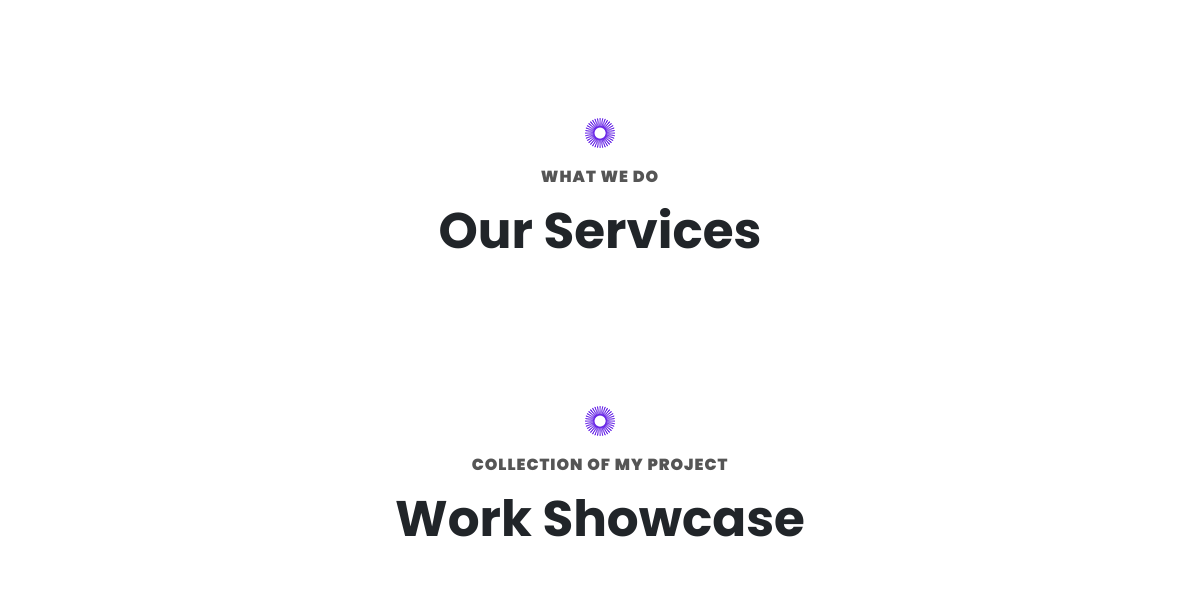
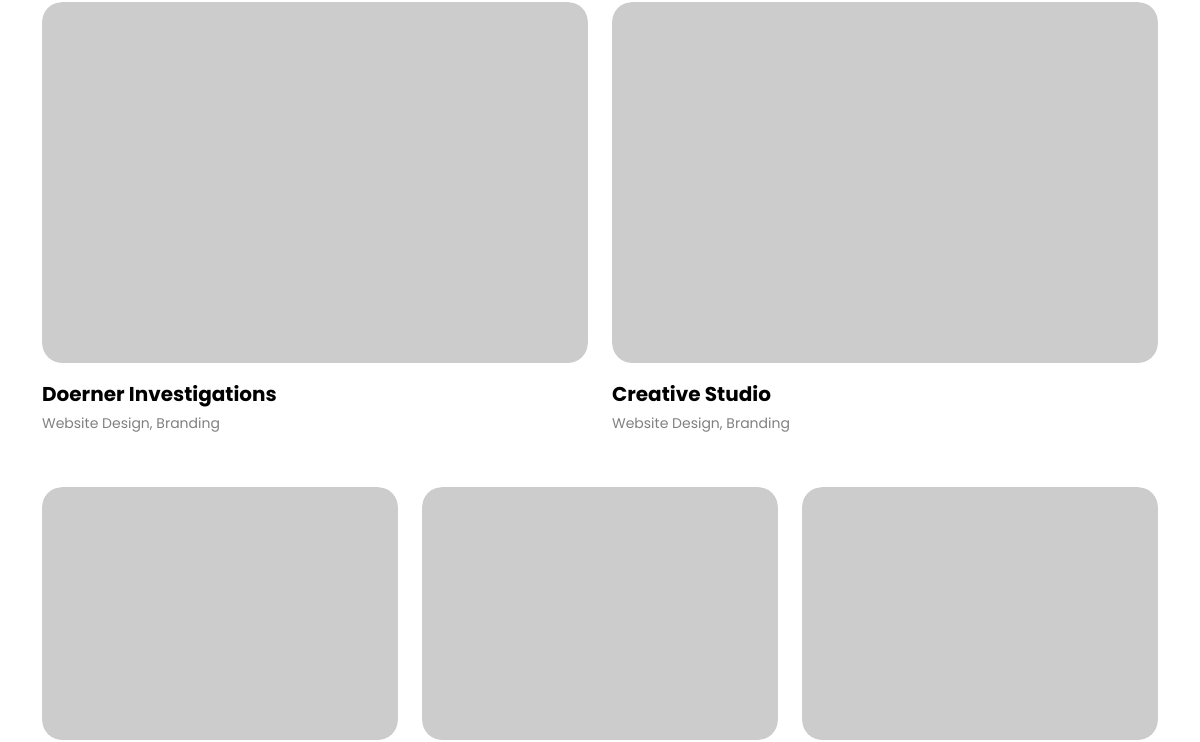
Before: / (middle part) with the older database file (2 pictures, top to bottom).
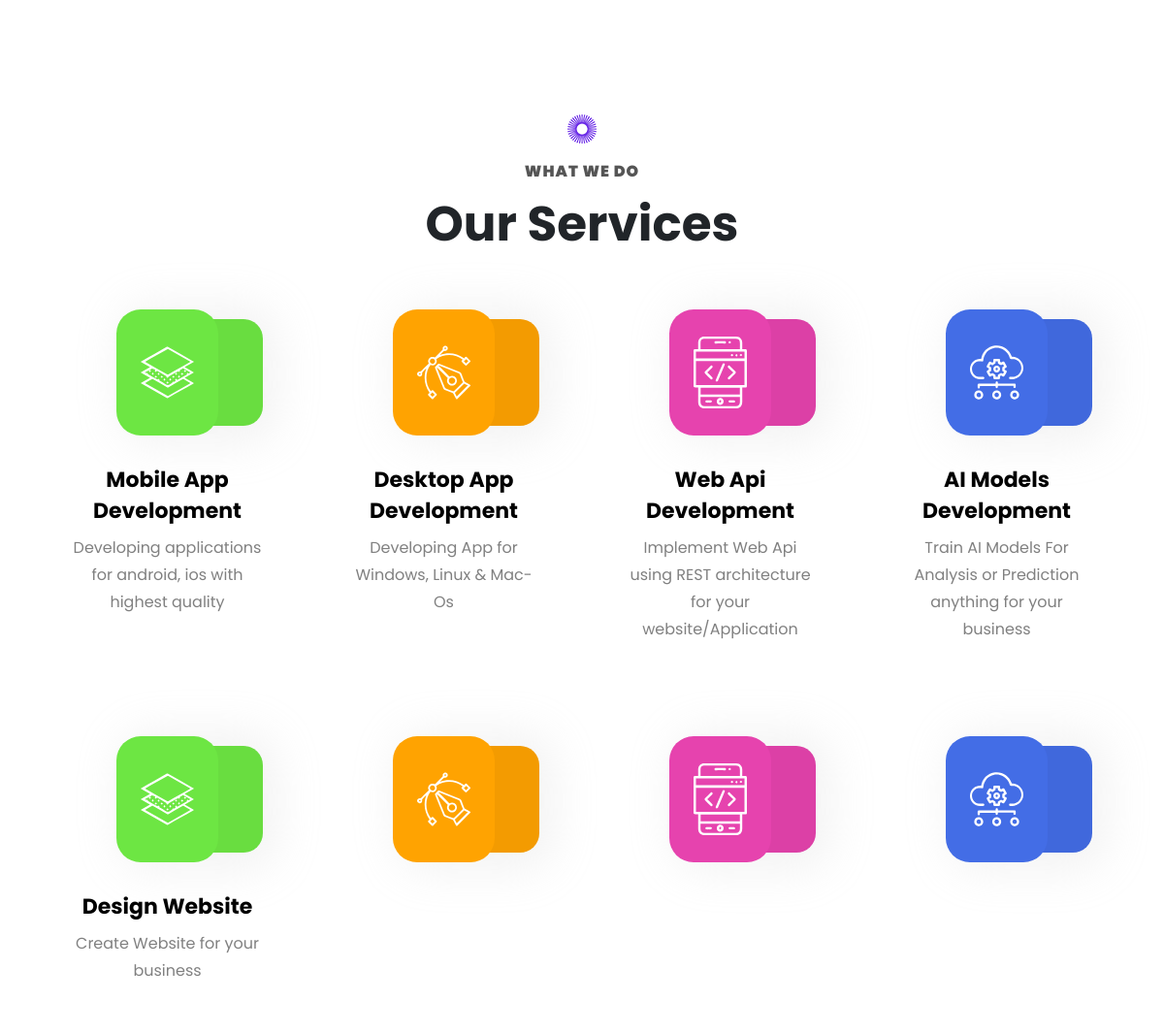
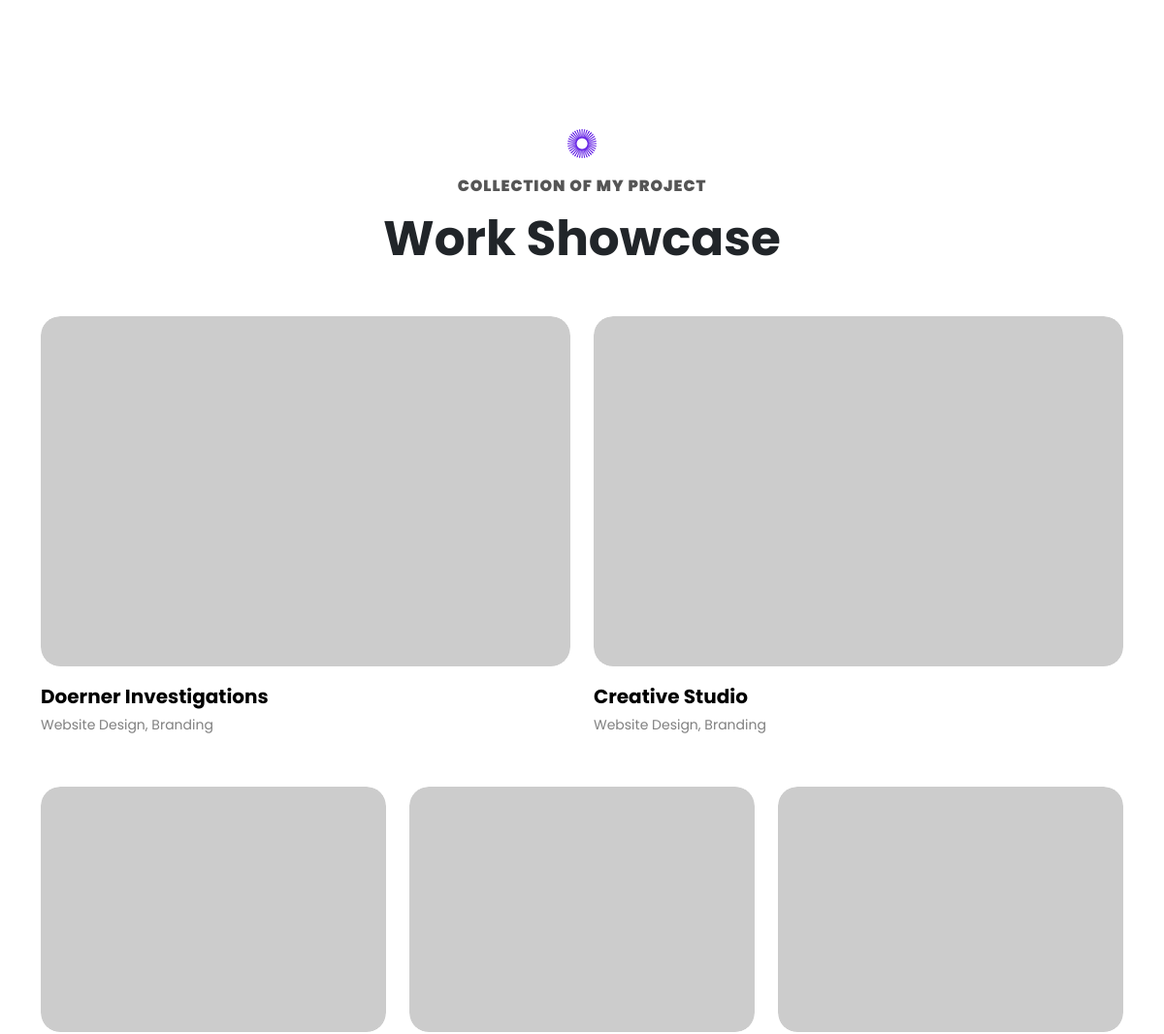
After: the same page with the newer database file (2 pictures, top to bottom).
### info_module/models.py (models this page shows, shortened)
class Services(models.Model):
    title = models.CharField(max_length=200, verbose_name="Title")
    short_description = models.TextField(verbose_name="Short Description")
    class Meta:
        db_table = "services"
        verbose_name = "Service"
        verbose_name_plural = "Services"

### info_module/views.py (the view, shortened to what this page needs)
# urls.py: path('', views.HomeView.as_view(), name="home")
class HomeView(View):
    def get(self, request: HttpRequest):
        info = MyInfo.objects.filter(is_active=True).first()
        services = divideList(obj_list=list(Services.objects.all()), division_to=4)
        context = {
            "info": info,
            "services": services,
        }
        return render(request=request, template_name='info_module/index-2.html', context=context)

### utils/services.py (called while the page is built)
def divideList(*, obj_list, division_to):
    result_list = []
    for i in range(0, len(obj_list), division_to):
        result_list.append(obj_list[i: i+division_to].copy())
    return result_list

### info_module/templates/info_module/index-2.html (shortened to what this page needs)
<!DOCTYPE html>
<html lang="zxx">
<head>
  {% include "includes/head.html" %}
</head>
<body class="menu-layer">
<section class="services two gap">
	{% include "includes/services.html" %}
</section>
<section class="my-project hom3 two gap no-top">
	<div class="container">
		<div class="hading" data-aos="fade-up"  data-aos-delay="200" data-aos-duration="300">
			<img alt="dots" src="static/img/dots.png">
			<p>Collection of my project</p>
			<h2>Work Showcase</h2>
		</div>
			<div class="row">
					<div class="col-lg-6 col-md-6" data-aos="fade-up"  data-aos-delay="200" data-aos-duration="300">
						<div class="portfolio-detail">
							<div class="portfolio-img hover06">
								<figure>
										<img alt="profile img" src="https://via.placeholder.com/586x387">
								</figure>
								  <a class="magic-hover magic-hover__square" href="portfolio-details-1.html">Doerner Investigations</a>
								  <p>Website Design, Branding</p>
							</div>
						</div>
					</div>
					<div class="col-lg-6 col-md-6" data-aos="fade-up"  data-aos-delay="300" data-aos-duration="400">
						<div class="portfolio-detail">
							<div class="portfolio-img hover06">
								<figure>
										<img alt="profile img" src="https://via.placeholder.com/586x387">
								</figure>
								  <a class="magic-hover magic-hover__square" href="portfolio-details-1.html">Creative Studio</a>
								  <p>Website Design, Branding</p>
							</div>
						</div>
					</div>
					<div class="col-lg-4 col-md-6" data-aos="fade-up"  data-aos-delay="500" data-aos-duration="600">
						<div class="portfolio-detail">
							<div class="portfolio-img hover06">
								<figure>
										<img alt="profile img" src="https://via.placeholder.com/366x261">
								</figure>
							</div>
						</div>
					</div>
					<div class="col-lg-4 col-md-6" data-aos="fade-up"  data-aos-delay="600" data-aos-duration="700">
						<div class="portfolio-detail">
							<div class="portfolio-img hover06">
								<figure>
										<img alt="profile img" src="https://via.placeholder.com/366x261">
								</figure>
							</div>
						</div>
					</div>
					<div class="col-lg-4 col-md-6" data-aos="fade-up"  data-aos-delay="200" data-aos-duration="300">
						<div class="portfolio-detail">
							<div class="portfolio-img hover06">
								<figure>
										<img alt="profile img" src="https://via.placeholder.com/366x261">
								</figure>
							</div>
						</div>
					</div>
			</div>
	  </div>
</section>
</body>

### info_module/templates/includes/head.html (shortened to what this page needs)
	<link href="https://cdn.jsdelivr.net/npm/bootstrap@5.2.0-beta1/dist/css/bootstrap.min.css" rel="stylesheet">
  <link rel="stylesheet" href="static/css/owl.carousel.min.css">
  <link rel="stylesheet" href="static/css/owl.theme.default.min.css">
  <link rel="stylesheet" href="static/css/slick-theme.css">
  <link rel="stylesheet" href="static/css/nice-select.css">
  <link rel="stylesheet" href="static/css/perfect-scrollbar.css">
  <link rel="stylesheet" href="static/css/aos.css">
  <link rel="stylesheet" href="static/css/magic-mouse.css">
  <link rel="stylesheet" href="static/css/simple-line-icons.css">
  <link rel="stylesheet" href="static/css/style.css">
  <link rel="stylesheet" href="static/css/responsive.css">
  <link rel="stylesheet" href="static/css/color.css">

### info_module/templates/includes/intro.html (shortened to what this page needs)
{% load thumbnail %}

### info_module/templates/includes/services.html (shortened to what this page needs)
<div class="container">
    <div class="hading" data-aos="fade-up"  data-aos-delay="200" data-aos-duration="300">
        <img alt="dots" src="static/img/dots.png">
        <p>What We Do</p>
        <h2>Our Services</h2>
    </div>
    <div class="row">
        {% for service_pack in services %}
        <div class="col-xl-3 col-lg-6 col-md-6 col-sm-12" data-aos="fade-up"  data-aos-delay="200" data-aos-duration="300">
          <div class="service-data one">
              <div class="svg-img">
              </div>
              <h5><a class="magic-hover magic-hover__square" href="services-details.html">{{service_pack.0.title}}</a></h5>
              <p>{{service_pack.0.short_description}}</p>
          </div>
      </div>
      <div class="col-xl-3 col-lg-6 col-md-6 col-sm-12" data-aos="fade-up"  data-aos-delay="300" data-aos-duration="400">
          <div class="service-data two">
              <div class="svg-img">
              </div>
              <h5><a class="magic-hover magic-hover__square" href="services-details.html">{{service_pack.1.title}}</a></h5>
              <p>{{service_pack.1.short_description}}</p>
          </div>
      </div>
      <div class="col-xl-3 col-lg-6 col-md-6 col-sm-12" data-aos="fade-up"  data-aos-delay="400" data-aos-duration="500">
          <div class="service-data three">
              <div class="svg-img">
              </div>
              <h5><a class="magic-hover magic-hover__square" href="services-details.html">{{service_pack.2.title}}</a></h5>
              <p>{{service_pack.2.short_description}}</p>
          </div>
      </div>
      <div class="col-xl-3 col-lg-6 col-md-6 col-sm-12" data-aos="fade-up"  data-aos-delay="500" data-aos-duration="600">
          <div class="service-data for">
              <div class="svg-img">
              </div>
              <h5><a class="magic-hover magic-hover__square" href="services-details.html">{{service_pack.3.title}}</a></h5>
              <p>{{service_pack.3.short_description}}</p>
          </div>
      </div>
        {% endfor %}
    </div>
</div>

### static/css/responsive.css (style rules this page uses)
@media (max-width: 1400px) { .services.two .service-data .svg-img:before { left: 17.5%; } }
@media (max-width: 1400px) { .services.two .service-data h5 { font-weight: bold; font-size: 18px; line-height: 28px; } }
@media (max-width: 1400px) { .hading h2 { font-size: 50px; line-height: 60px; padding-bottom: 25px; } }
@media (max-width: 1400px) { .portfolio-detail { margin-top: 20px; } }
@media (max-width: 1400px) { .svg-img:before { left: 26.7%; width: 131px; height: 110px; } }
@media (max-width: 1400px) { .service-data { padding: 35px; } }
@media (max-width: 1400px) { .service-data svg { height: 130px; } }
@media (max-width: 1400px) { .portfolio-detail a { font-size: 20px; line-height: 30px; } }
@media (max-width: 1400px) { .portfolio-detail p { font-size: 14px; } }
@media (max-width: 1400px) { .service-data svg { width: 105px; } }
@media (max-width: 1200px) { .services.two .service-data { margin-bottom: 30px; } }
@media (max-width: 1200px) { .services.two .service-data .svg-img:before { left: 33.5%; } }
@media (max-width: 1200px) { .services.two .service-data h5 { font-weight: bold; font-size: 22px; line-height: 32px; } }
@media (max-width: 1200px) { .service-data { padding: 50px; } }
@media (max-width: 1200px) { .svg-img:before { left: 28.7%; } }
@media (max-width: 1200px) { .portfolio-detail a { font-weight: bold; font-size: 20px; } }

Changed rows visible on the page:
added Services: title "Mobile App Development", short_description "Developing applications for android, ios with highest quality", title "Desktop App Development", short_description "Developing App for Windows, Linux & Mac-Os", title "Web Api Development", short_description "Implement Web Api using REST architecture for your website/Application", title "AI Models Development", short_description "Train AI Models For Analysis or Prediction anything for your business"
added Services: title "Design Website", short_description "Create Website for your business"
